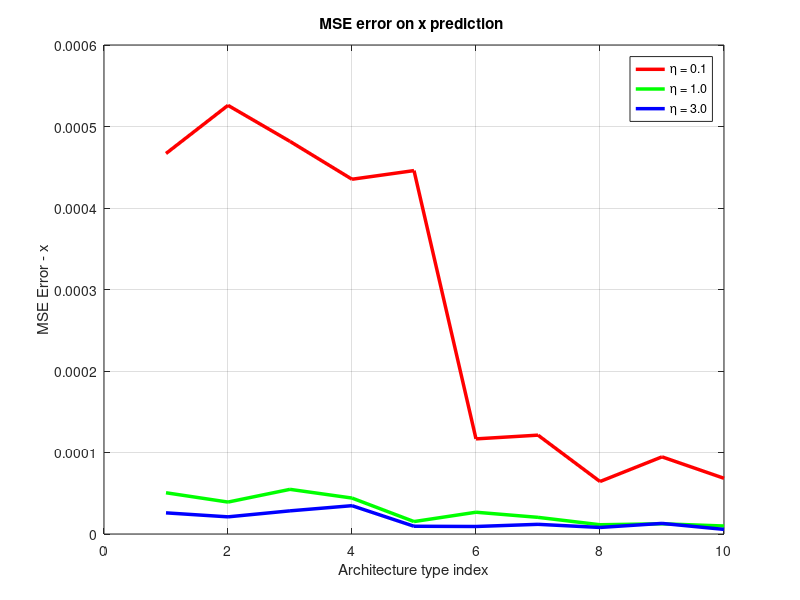
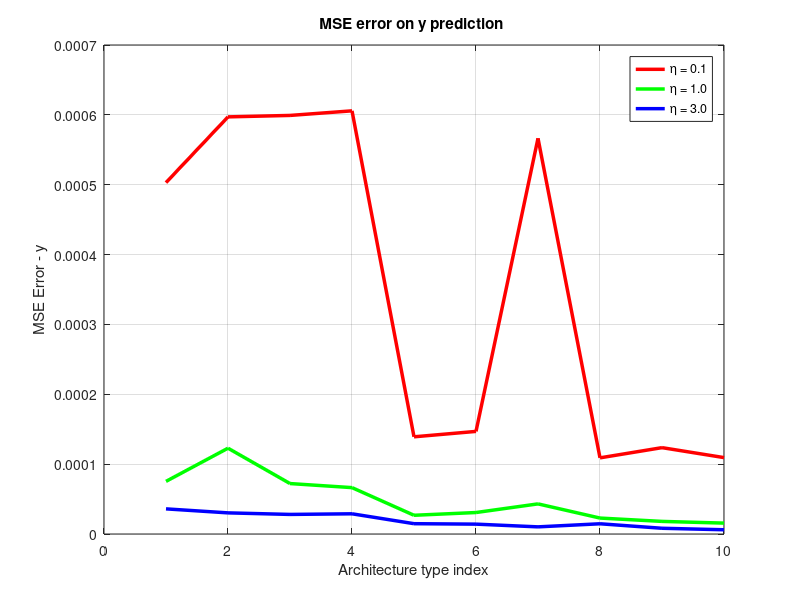
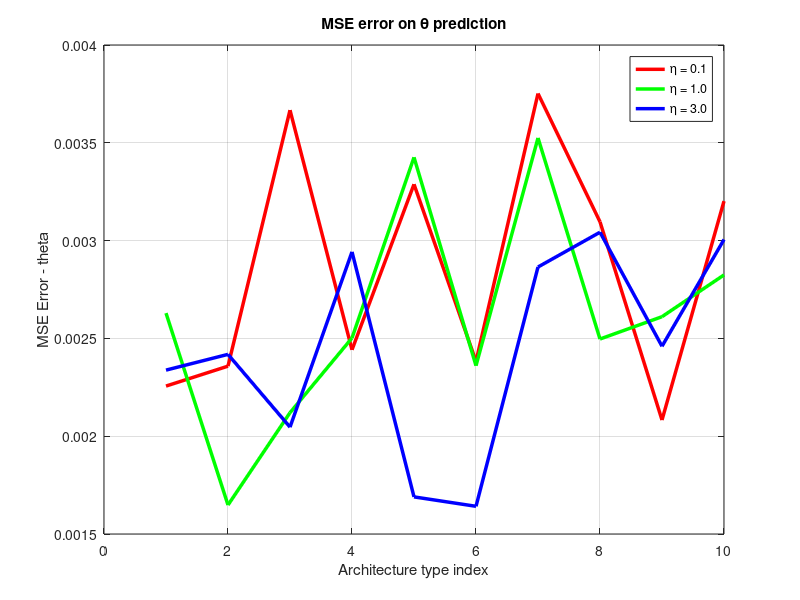

Write MATLAB code to recreate these figures, in order.
load('MSE_Values.mat');
figure;
colors = {'r', 'g', 'b'};
for i=1:3
    plot(mse_err_list(:,i,1), colors{i}, 'LineWidth', 2.5); hold on; grid on;
end
title('MSE error on x prediction ');
xlabel('Architecture type index');
ylabel('MSE Error - x');
legend('\eta = 0.1','\eta = 1.0','\eta = 3.0');
figure;
for i=1:3
    plot(mse_err_list(:,i,2), colors{i},'LineWidth', 2.5); hold on; grid on;
end
title('MSE error on y prediction ');
xlabel('Architecture type index');
ylabel('MSE Error - y');
legend('\eta = 0.1','\eta = 1.0','\eta = 3.0');
figure;
for i=1:3
    plot(mse_err_list(:,i,3), colors{i},'LineWidth', 2.5); hold on; grid on;
end
title('MSE error on \theta prediction');
xlabel('Architecture type index');
ylabel('MSE Error - theta');
legend('\eta = 0.1','\eta = 1.0','\eta = 3.0');